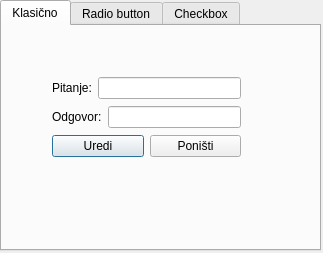
<?xml version="1.0" encoding="UTF-8"?>
<ui version="4.0">
 <class>pitanjeEdit</class>
 <widget class="QDialog" name="pitanjeEdit">
  <property name="geometry">
   <rect>
    <x>0</x>
    <y>0</y>
    <width>323</width>
    <height>253</height>
   </rect>
  </property>
  <property name="windowTitle">
   <string>Uređivanje pitanja</string>
  </property>
  <property name="windowIcon">
   <iconset>
    <normaloff>../ipi.jpg</normaloff>../ipi.jpg</iconset>
  </property>
  <widget class="QTabWidget" name="tabWidget">
   <property name="geometry">
    <rect>
     <x>0</x>
     <y>0</y>
     <width>321</width>
     <height>251</height>
    </rect>
   </property>
   <property name="currentIndex">
    <number>0</number>
   </property>
   <widget class="QWidget" name="tab">
    <attribute name="title">
     <string>Klasično</string>
    </attribute>
    <widget class="QWidget" name="layoutWidget">
     <property name="geometry">
      <rect>
       <x>50</x>
       <y>50</y>
       <width>189</width>
       <height>85</height>
      </rect>
     </property>
     <layout class="QVBoxLayout" name="verticalLayout">
      <item>
       <layout class="QHBoxLayout" name="horizontalLayout_2">
        <item>
         <widget class="QLabel" name="k_lbl_pitanje">
          <property name="text">
           <string>Pitanje:</string>
          </property>
         </widget>
        </item>
        <item>
         <widget class="QLineEdit" name="k_txt_pitanje"/>
        </item>
       </layout>
      </item>
      <item>
       <layout class="QHBoxLayout" name="horizontalLayout_3">
        <item>
         <widget class="QLabel" name="k_lbl_odgovor">
          <property name="text">
           <string>Odgovor:</string>
          </property>
         </widget>
        </item>
        <item>
         <widget class="QLineEdit" name="k_txt_odgovor"/>
        </item>
       </layout>
      </item>
      <item>
       <layout class="QHBoxLayout" name="horizontalLayout">
        <item>
         <widget class="QPushButton" name="k_btn_edit">
          <property name="text">
           <string>Uredi</string>
          </property>
         </widget>
        </item>
        <item>
         <widget class="QPushButton" name="k_btn_cncl">
          <property name="text">
           <string>Poništi</string>
          </property>
         </widget>
        </item>
       </layout>
      </item>
     </layout>
    </widget>
   </widget>
   <widget class="QWidget" name="tab_2">
    <attribute name="title">
     <string>Radio button</string>
    </attribute>
    <widget class="QWidget" name="layoutWidget_2">
     <property name="geometry">
      <rect>
       <x>20</x>
       <y>20</y>
       <width>265</width>
       <height>191</height>
      </rect>
     </property>
     <layout class="QGridLayout" name="gridLayout_3" columnstretch="0,0,0,0">
      <property name="leftMargin">
       <number>0</number>
      </property>
      <item row="0" column="0">
       <widget class="QLabel" name="r_lbl_pitanje">
        <property name="text">
         <string>Pitanje:</string>
        </property>
        <property name="buddy">
         <cstring>r_txt_pitanje</cstring>
        </property>
       </widget>
      </item>
      <item row="0" column="1" colspan="2">
       <widget class="QLineEdit" name="r_txt_pitanje"/>
      </item>
      <item row="0" column="3">
       <widget class="QLabel" name="r_lbl_tcn">
        <property name="text">
         <string>Tačno:</string>
        </property>
       </widget>
      </item>
      <item row="1" column="0" colspan="2">
       <widget class="QLabel" name="r_lbl_chck1">
        <property name="text">
         <string>Odgovor 1:</string>
        </property>
        <property name="buddy">
         <cstring>r_txt_odg1</cstring>
        </property>
       </widget>
      </item>
      <item row="1" column="2">
       <widget class="QLineEdit" name="r_txt_odg1"/>
      </item>
      <item row="1" column="3">
       <widget class="QCheckBox" name="r_chck1">
        <property name="text">
         <string/>
        </property>
        <property name="autoExclusive">
         <bool>false</bool>
        </property>
       </widget>
      </item>
      <item row="2" column="0" colspan="2">
       <widget class="QLabel" name="r_lbl_chck2">
        <property name="text">
         <string>Odgovor 2:</string>
        </property>
        <property name="buddy">
         <cstring>r_txt_odg2</cstring>
        </property>
       </widget>
      </item>
      <item row="2" column="2">
       <widget class="QLineEdit" name="r_txt_odg2"/>
      </item>
      <item row="2" column="3">
       <widget class="QCheckBox" name="r_chck2">
        <property name="text">
         <string/>
        </property>
       </widget>
      </item>
      <item row="3" column="0" colspan="2">
       <widget class="QLabel" name="r_lbl_chck3">
        <property name="text">
         <string>Odgovor 3:</string>
        </property>
        <property name="buddy">
         <cstring>r_txt_odg3</cstring>
        </property>
       </widget>
      </item>
      <item row="3" column="2">
       <widget class="QLineEdit" name="r_txt_odg3"/>
      </item>
      <item row="3" column="3">
       <widget class="QCheckBox" name="r_chck3">
        <property name="text">
         <string/>
        </property>
       </widget>
      </item>
      <item row="4" column="0" colspan="2">
       <widget class="QLabel" name="r_lbl_chck4">
        <property name="text">
         <string>Odgovor 4:</string>
        </property>
        <property name="buddy">
         <cstring>r_txt_odg4</cstring>
        </property>
       </widget>
      </item>
      <item row="4" column="2">
       <widget class="QLineEdit" name="r_txt_odg4"/>
      </item>
      <item row="4" column="3">
       <widget class="QCheckBox" name="r_chck4">
        <property name="text">
         <string/>
        </property>
       </widget>
      </item>
      <item row="5" column="0" colspan="2">
       <widget class="QLabel" name="r_lbl_chck5">
        <property name="text">
         <string>Odgovor 5:</string>
        </property>
        <property name="buddy">
         <cstring>r_txt_odg5</cstring>
        </property>
       </widget>
      </item>
      <item row="5" column="2">
       <widget class="QLineEdit" name="r_txt_odg5"/>
      </item>
      <item row="5" column="3">
       <widget class="QCheckBox" name="r_chck5">
        <property name="text">
         <string/>
        </property>
       </widget>
      </item>
      <item row="6" column="0" colspan="2">
       <widget class="QPushButton" name="r_btn_edit">
        <property name="text">
         <string>Uredi</string>
        </property>
       </widget>
      </item>
      <item row="6" column="2">
       <widget class="QPushButton" name="r_btn_cncl">
        <property name="text">
         <string>Poništi</string>
        </property>
       </widget>
      </item>
     </layout>
    </widget>
   </widget>
   <widget class="QWidget" name="tab_3">
    <attribute name="title">
     <string>Checkbox</string>
    </attribute>
    <widget class="QWidget" name="layoutWidget_3">
     <property name="geometry">
      <rect>
       <x>21</x>
       <y>21</y>
       <width>265</width>
       <height>191</height>
      </rect>
     </property>
     <layout class="QGridLayout" name="gridLayout_2" columnstretch="0,0,0,0">
      <property name="leftMargin">
       <number>0</number>
      </property>
      <item row="0" column="0">
       <widget class="QLabel" name="c_lbl_pitanje">
        <property name="text">
         <string>Pitanje:</string>
        </property>
       </widget>
      </item>
      <item row="0" column="1" colspan="2">
       <widget class="QLineEdit" name="c_txt_pitanje"/>
      </item>
      <item row="0" column="3">
       <widget class="QLabel" name="c_lbl_tcn">
        <property name="text">
         <string>Tačno:</string>
        </property>
       </widget>
      </item>
      <item row="1" column="0" colspan="2">
       <widget class="QLabel" name="c_lbl_chck1">
        <property name="text">
         <string>Odgovor 1:</string>
        </property>
       </widget>
      </item>
      <item row="1" column="2">
       <widget class="QLineEdit" name="c_txt_odg1"/>
      </item>
      <item row="1" column="3">
       <widget class="QCheckBox" name="c_chck1">
        <property name="text">
         <string/>
        </property>
        <property name="autoExclusive">
         <bool>false</bool>
        </property>
       </widget>
      </item>
      <item row="2" column="0" colspan="2">
       <widget class="QLabel" name="c_lbl_chck2">
        <property name="text">
         <string>Odgovor 2:</string>
        </property>
       </widget>
      </item>
      <item row="2" column="2">
       <widget class="QLineEdit" name="c_txt_odg2"/>
      </item>
      <item row="2" column="3">
       <widget class="QCheckBox" name="c_chck2">
        <property name="text">
         <string/>
        </property>
       </widget>
      </item>
      <item row="3" column="0" colspan="2">
       <widget class="QLabel" name="c_lbl_chck3">
        <property name="text">
         <string>Odgovor 3:</string>
        </property>
       </widget>
      </item>
      <item row="3" column="2">
       <widget class="QLineEdit" name="c_txt_odg3"/>
      </item>
      <item row="3" column="3">
       <widget class="QCheckBox" name="c_chck3">
        <property name="text">
         <string/>
        </property>
       </widget>
      </item>
      <item row="4" column="0" colspan="2">
       <widget class="QLabel" name="c_lbl_chck4">
        <property name="text">
         <string>Odgovor 4:</string>
        </property>
       </widget>
      </item>
      <item row="4" column="2">
       <widget class="QLineEdit" name="c_txt_odg4"/>
      </item>
      <item row="4" column="3">
       <widget class="QCheckBox" name="c_chck4">
        <property name="text">
         <string/>
        </property>
       </widget>
      </item>
      <item row="5" column="0" colspan="2">
       <widget class="QLabel" name="c_lbl_chck5">
        <property name="text">
         <string>Odgovor 5:</string>
        </property>
       </widget>
      </item>
      <item row="5" column="2">
       <widget class="QLineEdit" name="c_txt_odg5"/>
      </item>
      <item row="5" column="3">
       <widget class="QCheckBox" name="c_chck5">
        <property name="text">
         <string/>
        </property>
       </widget>
      </item>
      <item row="6" column="0" colspan="2">
       <widget class="QPushButton" name="c_btn_edit">
        <property name="text">
         <string>Uredi</string>
        </property>
       </widget>
      </item>
      <item row="6" column="2">
       <widget class="QPushButton" name="c_btn_cncl">
        <property name="text">
         <string>Poništi</string>
        </property>
       </widget>
      </item>
     </layout>
    </widget>
   </widget>
  </widget>
 </widget>
 <resources/>
 <connections/>
</ui>
